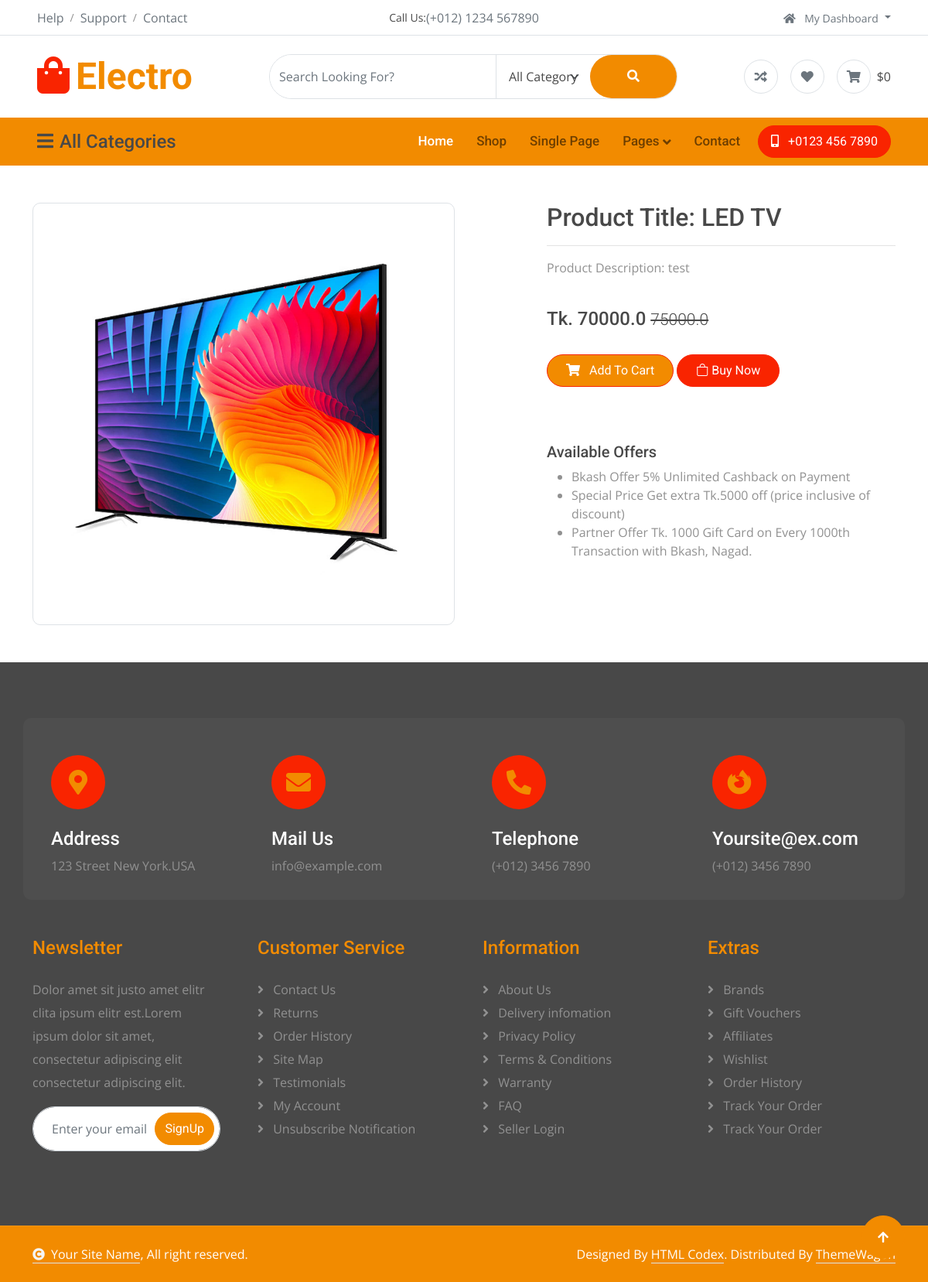
Screenshot of /product/10 with the database file from the repository.
### Shop/models.py (models this page shows, shortened)
class Product(models.Model):
    product_name = models.CharField(max_length=100)
    selling_price = models.FloatField()
    discounted_price = models.FloatField()
    description = models.TextField()
    brand = models.CharField(max_length=100)
    category = models.CharField(choices=CATEGORY_CHOICES,max_length=5)
    product_image = models.ImageField(upload_to='productimg')
    product_status = models.TextField()

### Shop/views.py (the view)
# urls.py: path('product/<int:pk>', views.ProductDetailsView.as_view(), name= 'show_product_details'),
class ProductDetailsView(View):
    def get(self, request, pk):
        productDetails = Product.objects.get(pk=pk)
        item_already_in_cart = False # this portion is added for prevent duplicate value in cart
        if request.user.is_authenticated:
            item_already_in_cart = Cart.objects.filter(Q(product = productDetails.id) & Q(user = request.user))
        totalItem = 0
        if request.user.is_authenticated:
            totalItem = len(Cart.objects.filter(user = request.user))
        return render(request, 'Shop/productdetails.html', {'productD': productDetails, "item_already_in_cart": item_already_in_cart, 'totalItem': totalItem})

### Shop/templates/Shop/productdetails.html (shortened to what this page needs)
{% extends 'Shop/base.html' %}
{% load static %}
{% block main-content %}
<div class="container my-5">
    <div class="row">
        <div class="col-sm-6 text-center align-self-center">
            <img src="{{productD.product_image.url}}" alt="" class="img-fluid img-thumbnail">
        </div>
        <div class="col-sm-5 offset-sm-1">
            <h2>Product Title: {{productD.product_name}}</h2>
            <hr>
            <p>Product Description: {{productD.description}}</p> <br>
            <h4>Tk. {{productD.discounted_price}} <small class="fw-light text-decoration-line-through">{{productD.selling_price}}</small></h4> <br>
            {% if item_already_in_cart %}
              <a href="{% url 'showinCart' %}" class="btn btn-warning  px-5 py-2 ms-4">Go to cart</a>
            {% else %}
            <form action="/addcart" class="d-inline">
                <button type="Submit" class="btn btn-primary border-secondary rounded-pill py-2 px-4 mb-4"><i class="fas fa-shopping-cart me-2"></i> Add To Cart</button>
            </form>
            {% endif %}
            <a href="" class="btn btn-secondary border-secondary rounded-pill py-2 px-4 mb-4"><i class="bi bi-bag"></i> Buy Now</a>
            <h5 class="mt-5">Available Offers</h5>
            <ul>
                <li>Bkash Offer 5% Unlimited Cashback on Payment</li>
                <li>Special Price Get extra Tk.5000 off (price inclusive of discount)</li>
                <li>Partner Offer Tk. 1000 Gift Card on Every 1000th Transaction with Bkash, Nagad.</li>
            </ul>
        </div>
    </div>
</div>
{% endblock main-content %}

### Shop/static/Shop/css/style.css (style rules this page uses)
.btn { font-weight: 600; transition: .5s; }
.btn.btn-primary { background: var(--bs-primary) !important; color: var(--bs-white) !important; font-family: 'Roboto', sans-serif; font-weight: 400; transition: 0.5s; }
.btn.btn-secondary { background: var(--bs-secondary) !important; color: var(--bs-white); font-family: 'Roboto', sans-serif; font-weight: 400; border: 1px solid var(--bs-secondary); transition: 0.5s; }

### rows the page displays
Product: product_image (picture), product_name "LED TV", description "test", discounted_price "70000.0", selling_price "75000.0"

### other values shown
{{ totalItem }} "0"
